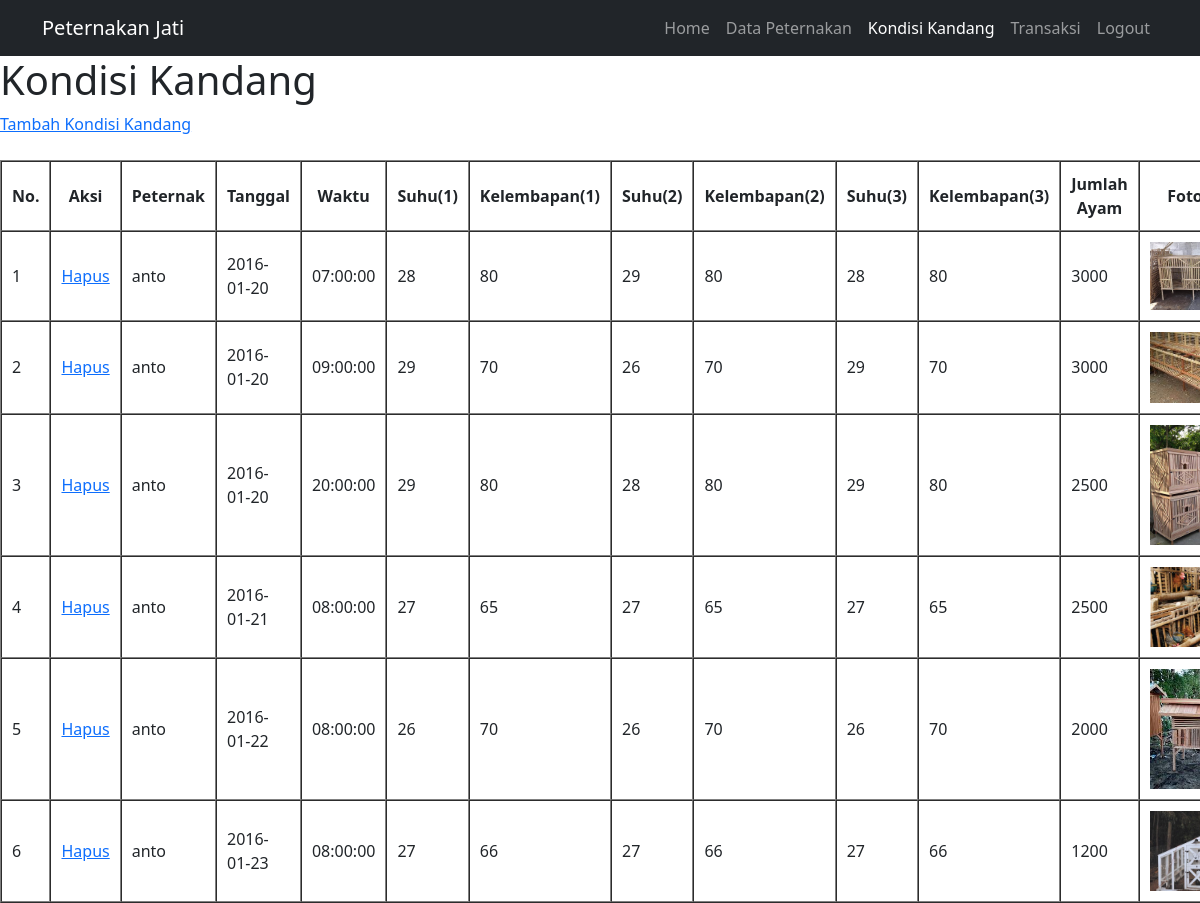
Page /PeternakanAyam_Draft1/admin/kandang.php (signed in) on the committed database.
### tables this page shows
CREATE TABLE `kondisi_kandang` (
  `id` int(11) NOT NULL,
  `kd_peternak` varchar(100) NOT NULL,
  `tgl` date NOT NULL,
  `waktu` time NOT NULL,
  `suhu_1` smallint(6) NOT NULL,
  `kelembapan_1` smallint(6) NOT NULL,
  `suhu_2` smallint(6) NOT NULL,
  `kelembapan_2` smallint(6) NOT NULL,
  `suhu_3` smallint(6) NOT NULL,
  `kelembapan_3` smallint(6) NOT NULL,
  `jml_ayam` int(11) NOT NULL,
  `foto_ayam` varchar(200) NOT NULL
);

### PeternakanAyam_Draft1/fungsi/functions.php (called while the page is built, shortened)
<?php
    $link = mysqli_connect('localhost', 'tkacom_annisa02', '3720469_*D2X', 'tkacom_peternakan_annisa');
    function query($query) {
        global $link;
        $result = mysqli_query($link, $query);
        $rows = [];
        while( $row = mysqli_fetch_assoc($result)) {
            $rows[] = $row;
        }
        return $rows;
    }
?>

### PeternakanAyam_Draft1/admin/kandang.php (the view, shortened to what this page needs)
<?php
    require '../fungsi/functions.php';
    $ternak = query("SELECT * from kondisi_kandang");
?>
<!DOCTYPE html>
<html lang="en">
<head>
    <link href="../style/mainpage.css" rel="stylesheet" />
</head>
<body>
    <nav class="navbar navbar-expand-lg navbar-dark bg-dark">
        <div class="container">
            <a class="navbar-brand" href="#">Peternakan Jati</a>
            <div class="collapse navbar-collapse" id="navbarSupportedContent">
                <ul class="navbar-nav ms-auto mb-2 mb-lg-0">
                    <li class="nav-item"><a class="nav-link" href="hal_admin.php">Home</a></li>
                    <li class="nav-item"><a class="nav-link" href="mainpage.php">Data Peternakan</a></li>
                    <li class="nav-item"><a class="nav-link active" aria-current="page" href="kandang.php">Kondisi Kandang</a></li>
                    <li class="nav-item"><a class="nav-link" href="transaksi.php">Transaksi</a></li>
                    <li class="nav-item"><a class="nav-link" href="../fungsi/logout.php">Logout</a></li>
                </ul>
            </div>
        </div>
    </nav>
    <div>
    <h1>Kondisi Kandang</h1>
    <a href="../fungsi/tambahkandang.php">Tambah Kondisi Kandang</a>
    <br><br>
    <div class="table-responsive">
    <table border="1" cellpadding="10" cellspacing="0">
    <tr>
        <th>No.</th>
        <th>Aksi</th>
        <th>Peternak</th>
        <th>Tanggal</th>
        <th>Waktu</th>
        <th>Suhu(1)</th>
        <th>Kelembapan(1)</th>
        <th>Suhu(2)</th>
        <th>Kelembapan(2)</th>
        <th>Suhu(3)</th>
        <th>Kelembapan(3)</th>
        <th>Jumlah Ayam</th>
        <th>Foto Ayam</th>
    </tr>
    <?php $i = 1;   ?>
    <?php foreach( $ternak as $row ): ?>
    <tr>
        <td><?= $i; ?></td>
        <td>
            <a href="../fungsi/hapuskandang.php?id=<?= $row["id"]; ?>">Hapus</a>
        </td>
        <td><?= $row["kd_peternak"]; ?></td>
        <td><?= $row["tgl"]; ?></td>
        <td><?= $row["waktu"]; ?></td>
        <td><?= $row["suhu_1"]; ?></td>
        <td><?= $row["kelembapan_1"]; ?></td>
        <td><?= $row["suhu_2"]; ?></td>
        <td><?= $row["kelembapan_2"]; ?></td>
        <td><?= $row["suhu_3"]; ?></td>
        <td><?= $row["kelembapan_3"]; ?></td>
        <td><?= $row["jml_ayam"]; ?></td>
        <td>
            <img src="img/<?= $row["foto_ayam"]; ?>"width="120px">
        </td>
    </tr>
    <?php $i++; ?>
    <?php endforeach; ?>
    </table>
    </div>
</div>
</body>
</html>

### rows in the picture
kondisi_kandang: kd_peternak "anto", tgl "2016-01-20", waktu "07:00:00", suhu_1 "28", kelembapan_1 "80", suhu_2 "29", kelembapan_2 "80", suhu_3 "28", kelembapan_3 "80", jml_ayam "3000", foto_ayam (picture)
kondisi_kandang: kd_peternak "anto", tgl "2016-01-20", waktu "09:00:00", suhu_1 "29", kelembapan_1 "70", suhu_2 "26", kelembapan_2 "70", suhu_3 "29", kelembapan_3 "70", jml_ayam "3000", foto_ayam (picture)
kondisi_kandang: kd_peternak "anto", tgl "2016-01-20", waktu "20:00:00", suhu_1 "29", kelembapan_1 "80", suhu_2 "28", kelembapan_2 "80", suhu_3 "29", kelembapan_3 "80", jml_ayam "2500", foto_ayam (picture)
kondisi_kandang: kd_peternak "anto", tgl "2016-01-21", waktu "08:00:00", suhu_1 "27", kelembapan_1 "65", suhu_2 "27", kelembapan_2 "65", suhu_3 "27", kelembapan_3 "65", jml_ayam "2500", foto_ayam (picture)
kondisi_kandang: kd_peternak "anto", tgl "2016-01-22", waktu "08:00:00", suhu_1 "26", kelembapan_1 "70", suhu_2 "26", kelembapan_2 "70", suhu_3 "26", kelembapan_3 "70", jml_ayam "2000", foto_ayam (picture)
kondisi_kandang: kd_peternak "anto", tgl "2016-01-23", waktu "08:00:00", suhu_1 "27", kelembapan_1 "66", suhu_2 "27", kelembapan_2 "66", suhu_3 "27", kelembapan_3 "66", jml_ayam "1200", foto_ayam (picture)
